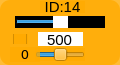
    <widget class="QWidget" name="widget_id14" native="true">
     <property name="geometry">
      <rect>
       <x>150</x>
       <y>40</y>
       <width>120</width>
       <height>65</height>
      </rect>
     </property>
     <property name="maximumSize">
      <size>
       <width>16777161</width>
       <height>16777215</height>
      </size>
     </property>
     <property name="styleSheet">
      <string notr="true">background-color: rgb(255, 170, 0, 200);
border-radius:10px;</string>
     </property>
     <widget class="QLabel" name="label_ID14">
      <property name="geometry">
       <rect>
        <x>40</x>
        <y>1</y>
        <width>45</width>
        <height>12</height>
       </rect>
      </property>
      <property name="minimumSize">
       <size>
        <width>0</width>
        <height>10</height>
       </size>
      </property>
      <property name="font">
       <font>
        <family>Arial</family>
        <pointsize>11</pointsize>
       </font>
      </property>
      <property name="styleSheet">
       <string notr="true">background-color: rgb(255, 255, 255， 0);
border-radius:0px;</string>
      </property>
      <property name="text">
       <string>ID:14</string>
      </property>
      <property name="alignment">
       <set>Qt::AlignCenter</set>
      </property>
     </widget>
     <widget class="QSlider" name="horizontalSlider_pulse_id14">
      <property name="geometry">
       <rect>
        <x>15</x>
        <y>16</y>
        <width>90</width>
        <height>12</height>
       </rect>
      </property>
      <property name="autoFillBackground">
       <bool>false</bool>
      </property>
      <property name="styleSheet">
       <string notr="true">QSlider{
	background: rgb(0, 0, 0);
	border-radius:0px;
}
QSlider::handle {/*设置中间的那个滑动的键*/                           background: rgb(255, 255, 255)}</string>
      </property>
      <property name="minimum">
       <number>0</number>
      </property>
      <property name="maximum">
       <number>1000</number>
      </property>
      <property name="pageStep">
       <number>1</number>
      </property>
      <property name="value">
       <number>500</number>
      </property>
      <property name="orientation">
       <enum>Qt::Horizontal</enum>
      </property>
     </widget>
     <widget class="QSlider" name="horizontalSlider_dev_id14">
      <property name="geometry">
       <rect>
        <x>35</x>
        <y>48</y>
        <width>50</width>
        <height>13</height>
       </rect>
      </property>
      <property name="styleSheet">
       <string notr="true">background-color: rgb(255, 255, 255， 0);</string>
      </property>
      <property name="minimum">
       <number>-125</number>
      </property>
      <property name="maximum">
       <number>125</number>
      </property>
      <property name="pageStep">
       <number>1</number>
      </property>
      <property name="orientation">
       <enum>Qt::Horizontal</enum>
      </property>
     </widget>
     <widget class="QLabel" name="label_id14">
      <property name="geometry">
       <rect>
        <x>10</x>
        <y>47</y>
        <width>30</width>
        <height>15</height>
       </rect>
      </property>
      <property name="minimumSize">
       <size>
        <width>0</width>
        <height>10</height>
       </size>
      </property>
      <property name="font">
       <font>
        <family>DejaVu Sans</family>
        <pointsize>10</pointsize>
       </font>
      </property>
      <property name="styleSheet">
       <string notr="true">background-color: rgb(255, 255, 255， 0);</string>
      </property>
      <property name="text">
       <string>0</string>
      </property>
      <property name="alignment">
       <set>Qt::AlignCenter</set>
      </property>
     </widget>
     <widget class="QLineEdit" name="lineEdit_id14">
      <property name="geometry">
       <rect>
        <x>38</x>
        <y>32</y>
        <width>45</width>
        <height>14</height>
       </rect>
      </property>
      <property name="sizePolicy">
       <sizepolicy hsizetype="Fixed" vsizetype="Fixed">
        <horstretch>0</horstretch>
        <verstretch>0</verstretch>
       </sizepolicy>
      </property>
      <property name="font">
       <font>
        <family>Arial</family>
        <pointsize>11</pointsize>
       </font>
      </property>
      <property name="autoFillBackground">
       <bool>false</bool>
      </property>
      <property name="styleSheet">
       <string notr="true">background-color: rgb(255, 255, 255);
border-radius:0px;</string>
      </property>
      <property name="text">
       <string>500</string>
      </property>
      <property name="maxLength">
       <number>1000</number>
      </property>
      <property name="alignment">
       <set>Qt::AlignCenter</set>
      </property>
      <property name="dragEnabled">
       <bool>false</bool>
      </property>
      <property name="readOnly">
       <bool>false</bool>
      </property>
     </widget>
     <widget class="QCheckBox" name="checkBox_id14">
      <property name="geometry">
       <rect>
        <x>13</x>
        <y>34</y>
        <width>15</width>
        <height>10</height>
       </rect>
      </property>
      <property name="text">
       <string/>
      </property>
     </widget>
    </widget>
